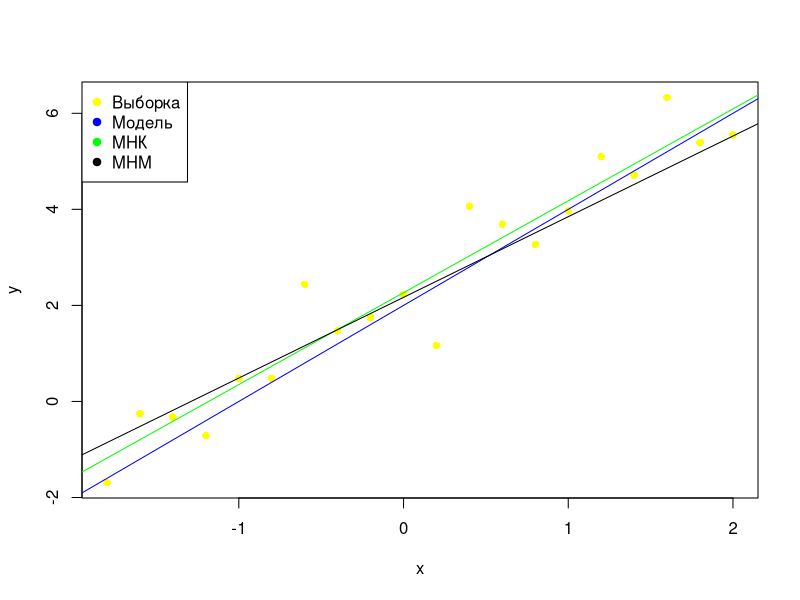

The R script that drew this image:
a = -1.8;
b = 2;
h = 0.2;
n = 20;
x <-c();
for (i in 1:n)
{
  r = -1.8 + (i - 1) * 0.2;
  x = append(x, r);
}
e = rnorm(n, mean = 0, sd = 1);
y <-c()
for (i in 1:n)
{
  r = 2 + 2 * x[i] + e[i];
  y = append(y, r);
}
#for (i in 1:n)
#{
# r = 2 + 2 * x[i];
#  y = append(y, r);
#}
#y[1] = y[1] + 10;
#y[n] = y[n] - 10;
#МНК

xbar = mean(x)
ybar = mean(y)

x_2 <- c()
for (i in 1:n) 
{
  r = x[i]^2;
  x_2 = append(x_2, r);
}
x_2bar = mean(x_2)

y_2 <- c()
for (i in 1:n) 
{
  r = y[i]^2;
  y_2 = append(y_2, r);
}
y_2bar = mean(y_2)

xy <- c()
for (i in 1:n) 
{
  r = x[i] * y[i];
  xy = append(xy, r);
}
xybar = mean(xy)

b1 = (xybar - xbar * ybar) / (x_2bar - xbar^2)
b0 = ybar - xbar * b1
print(b1)
print(b0)

#МНМ
rQ <-c()
for (i in 1:n)
{
  r = sign(x[i] - median(x)) * sign(y[i] - median(y))
  rQ = append(rQ, r);
}
rQbar = mean(rQ)

l = n / 4;
j = n - l + 1;


x1 = x[l];
x2 = x[j];

y1 = y[l];
y2 = y[j];

q_x = (x2 - x1) / 2;

q_y = (y2 - y1) / 2;

b1r = rQbar * q_y / q_x;
b0r = median(y) - median(x) * b1r;


print(b1r)
print(b0r)

plot(x, y, pch = 16, col = "yellow")
abline(a = 2, b = 2, col = "blue")
abline(a = b0, b = b1, col = "green")
abline(a = b0r, b = b1r, col = "black")
legend("topleft", pch = 19,col= c("yellow", "blue", "green", "black"), legend = c("Выборка", "Модель", "МНК", "МНМ" ))

